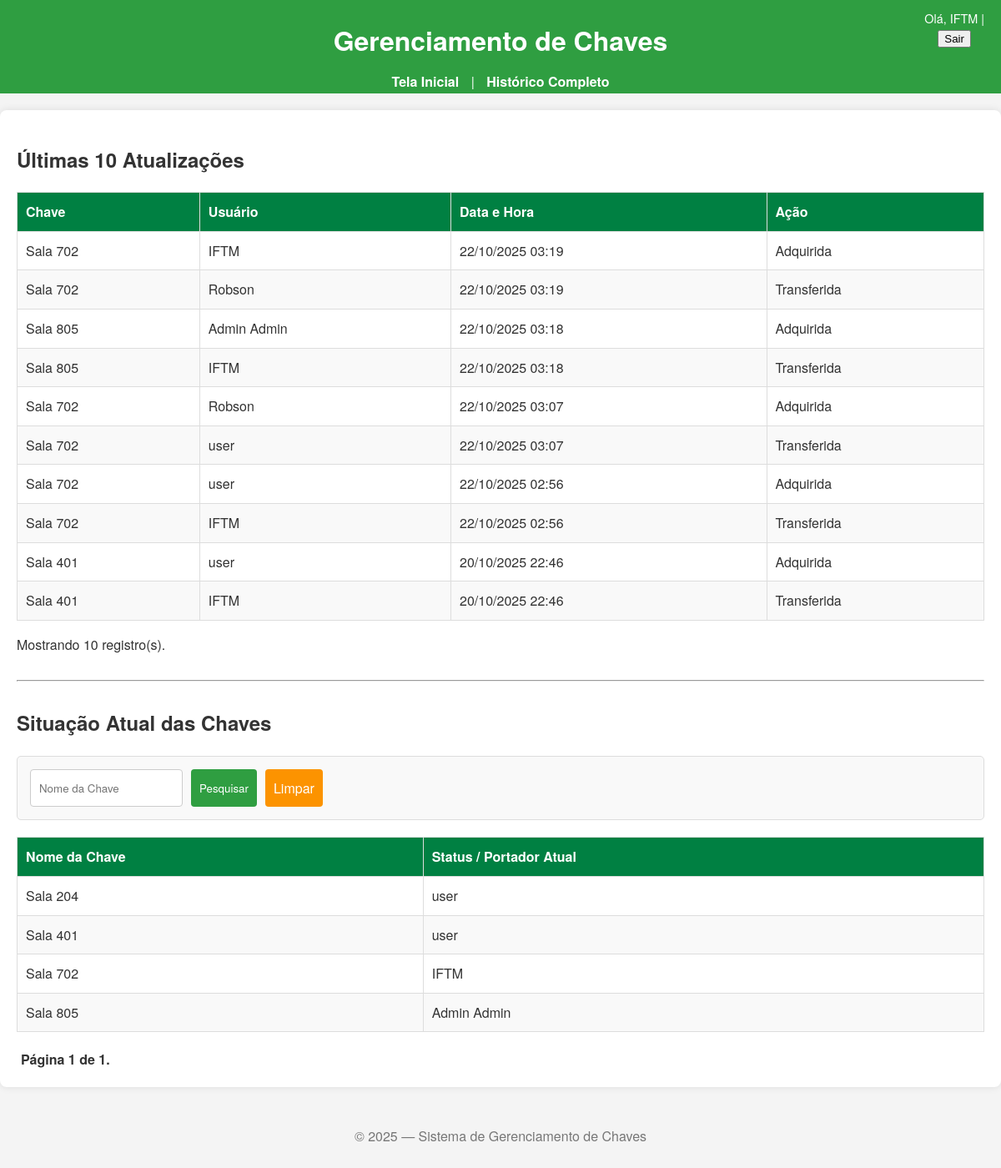
/ (signed in), run on the app's committed database.
### principal/submodels/usuarioModels.py (models this page shows)
class Usuario(AbstractUser):
    cpf = models.CharField('CPF', max_length=15, unique=True, help_text='CPF do servidor.')
    contato = models.CharField('Contato', max_length=15, help_text='Telefone de contato do servidor.')
    groups = models.ManyToManyField(
        Group,
        verbose_name='grupos',
        blank=True,
        help_text='Os grupos a que este usuário pertence. Um usuário terá todas as permissões concedidas a cada um dos seus grupos.',
        related_name="usuario_set",    # Nome personalizado para a relação reversa
        related_query_name="usuario",  # Nome para consultas reversas
    )
    user_permissions = models.ManyToManyField(
        'auth.Permission',
        verbose_name='permissões do usuário',
        blank=True,
        help_text='Permissões específicas para este usuário.',
        related_name="usuario_set",    # Nome personalizado para a relação reversa
        related_query_name="usuario",  # Nome para consultas reversas
    )
    def __str__(self):
        return self.get_full_name() or self.username

### principal/submodels/emprestimoModels.py (models this page shows, shortened)
class HistoricoEmprestimo(models.Model):
    ACAO_CHOICES = [
        ('adquirida', 'Adquirida'),
        ('devolucao', 'Devolução'),
        ('transferida', 'Transferida'),
    ]
    chave = models.ForeignKey(
        Chave,
        on_delete=models.SET_NULL, # Preserva o histórico se a chave for deletada
        null=True, # Permite que o campo 'chave' fique nulo
        related_name='historico',
        verbose_name='Chave Transacionada'
    )
    usuario = models.ForeignKey(
        Usuario,
        on_delete=models.SET_NULL,
        null=True,
        verbose_name='Usuário Responsável'
    )
    data_hora = models.DateTimeField('Data e Hora da Ação', auto_now_add=True)
    acao = models.CharField('Ação Realizada', max_length=20, choices=ACAO_CHOICES)
    class Meta:
        verbose_name = 'Histórico de Empréstimo'
        verbose_name_plural = 'Históricos de Empréstimos'
        ordering = ['-data_hora']  # Ordena do mais recente para o mais antigo

### principal/submodels/chaveModels.py (models this page shows, shortened)
class Chave(models.Model):
    STATUS_CHOICES = [
        ('disponivel', 'Disponível'),
        ('em_uso', 'Em Uso'),
    ]
    nome = models.CharField('Nome da Chave', max_length=100, unique=True, help_text='Ex: Laboratório de Redes, Sala 203.')
    descricao = models.TextField('Descrição', blank=True, help_text='Informações adicionais sobre a chave ou o local.')
    status = models.CharField(
        'Status Atual',
        max_length=20,
        choices=STATUS_CHOICES,
        default='disponivel'
    )
    portador_atual = models.ForeignKey(
        Usuario,
        on_delete=models.SET_NULL,
        null=True,
        blank=True,
        related_name='chaves_em_posse',
        verbose_name='Portador Atual'
    )
    grupo_permissao = models.ForeignKey(
        Group,
        on_delete=models.SET_NULL,
        null=True,
        blank=True,
        verbose_name='Grupo com Permissão',
        help_text='Se definido, apenas usuários deste grupo podem retirar esta chave.'
    )
    excluido = models.BooleanField(
        'Excluído (Logicamente)',
        default=False,
        help_text='Se marcado, a chave não aparecerá para novos empréstimos, mas será mantida no histórico.'
    )
    class Meta:
        verbose_name = 'Chave'
        verbose_name_plural = 'Chaves'

### principal/views.py (the view)
# urls.py: path('', views.index, name='index'),
@login_required
def index(request):
    queryset = Chave.objects.select_related('portador_atual').filter(excluido=False).order_by('nome')
    chave_nome = request.GET.get('chave_nome')
    if chave_nome:
        queryset = queryset.filter(nome__icontains=chave_nome)
    paginador = Paginator(queryset, 20)
    pagina_num = request.GET.get('page')
    page_obj = paginador.get_page(pagina_num)
    contexto = {
        'page_obj': page_obj,
        'chaves_list': page_obj.object_list
    }
    if request.user.is_staff:
        ultimos_emprestimos = HistoricoEmprestimo.objects.select_related(
            'chave', 'usuario'
        ).order_by('-data_hora')[:10]
        contexto['ultimos_10_emprestimos'] = ultimos_emprestimos
    return render(request, 'index.html', contexto)

### principal/templates/index.html (shortened to what this page needs)
{% extends 'base.html' %}
{% load static %}
{% block content %}
    {% if user.is_staff and ultimos_10_emprestimos %}
        <h2>Últimas 10 Atualizações  </h2>
        <div id="lista-emprestimos-staff" style="margin-bottom: 30px;">
            {% include 'historico/_lista_emprestimos.html' with emprestimos_list=ultimos_10_emprestimos %}
        </div>
        <hr style="margin-bottom: 30px;">
    {% endif %}
    <h2>Situação Atual das Chaves</h2>
    <form method="GET" action="{% url 'index' %}" class="form-filtro">
        <input type="text" name="chave_nome" placeholder="Nome da Chave" value="{{ request.GET.chave_nome }}">
        <button type="submit">Pesquisar</button>
        <a href="{% url 'index' %}" class="btn-limpar">Limpar</a>
    </form>
    <table class="tabela-emprestimos">
        <thead>
            <tr>
                <th>Nome da Chave</th>
                <th>Status / Portador Atual</th>
            </tr>
        </thead>
        <tbody>
            {% for chave in page_obj.object_list %}
                <tr>
                    <td>{{ chave.nome }}</td>
                    <td>
                        {% if chave.status == 'disponivel' %}
                            <span style="color: #2f9e41; font-weight: bold;">Disponível</span>
                        {% else %}
                            {{ chave.portador_atual|default:"Em uso (Indefinido)" }}
                        {% endif %}
                    </td>
                </tr>
            {% empty %}
                <tr>
                    <td colspan="2">Nenhuma chave encontrada com os critérios de pesquisa.</td>
                </tr>
            {% endfor %}
        </tbody>
    </table>
    <div class="pagination">
        <span class="step-links">
            <span class="current">
                Página {{ page_obj.number }} de {{ page_obj.paginator.num_pages }}.
            </span>
        </span>
    </div>
{% endblock %}

### principal/templates/base.html (shortened to what this page needs)
{% load static %}
<!doctype html>
<html lang="pt-BR">
<head>
    <link rel="stylesheet" href="{% static 'styles/style.css' %}">
</head>
<body>
    <header>
        <h1>Gerenciamento de Chaves</h1>
        <nav>
            <a href="{% url 'index' %}">Tela Inicial</a>
            {% if user.is_staff %}
                | <a href="{% url 'historico_list' %}">Histórico Completo</a>
            {% endif %}
        </nav>
        {% if user.is_authenticated %}
        <div class="user-info">
            <span>Olá, {{ user|default:"Usuário" }}</span> |
            <form method="post" action="{% url 'logout' %}" class="form-logout">
                <button type="submit" class="btn-logout">Sair</button>
            </form>
        </div>
        {% endif %}
    </header>
    <main>
        {% block content %}
        {% endblock %}
    </main>
    <footer>
        <p>© {% now "Y" %} — Sistema de Gerenciamento de Chaves</p>
    </footer>
</body>
</html>

### principal/templates/historico/_lista_emprestimos.html
<table class="tabela-emprestimos">
    <thead>
        <tr>
            <th>Chave</th>
            <th>Usuário</th>
            <th>Data e Hora</th>
            <th>Ação</th>
        </tr>
    </thead>
    <tbody>
        {% for emprestimo in emprestimos_list %}
            <tr>
                <td>{{ emprestimo.chave.nome|default:"[Chave Excluída]" }}</td>
                <td>{{ emprestimo.usuario|default:"[Usuário Excluído]" }}</td>
                <td>{{ emprestimo.data_hora|date:"d/m/Y H:i" }}</td>
                <td>{{ emprestimo.get_acao_display }}</td>
            </tr>
        {% empty %}
            <tr>
                <td colspan="4">Nenhum registro encontrado.</td>
            </tr>
        {% endfor %}
    </tbody>
</table>
{% if emprestimos_list.count > 0 %}
<p>Mostrando {{ emprestimos_list.count }} registro(s).</p>
{% endif %}

### principal/static/styles/style.css (style rules this page uses)
body { font-family: "Helvetica Neue", Helvetica, Arial, sans-serif; margin: 0; padding: 0; background-color: #f4f4f4; color: #333; line-height: 1.6; overflow-y: scroll; }
header { background-color: #2f9e41; color: #fff; padding: 1rem; text-align: center; height: 80px; display: flex; flex-direction: column; align-items: center; justify-content: center; }
header h1 { margin-bottom: 5px; }
header nav { margin-top: 5px; }
header nav a { color: #fff; text-decoration: none; margin: 0 10px; font-weight: bold; }
main { max-width: 1200px; margin: 20px auto; padding: 20px; background: #fff; border-radius: 8px; box-shadow: 0 0 10px rgba(0,0,0,0.1); }
footer { text-align: center; margin-top: 20px; padding: 10px; color: #777; font-family: "Helvetica Neue", Helvetica, Arial, sans-serif; }
.tabela-emprestimos { width: 100%; border-collapse: collapse; margin-top: 20px; }
.tabela-emprestimos th, .tabela-emprestimos td { border: 1px solid #ddd; padding: 10px; text-align: left; font-family: "Helvetica Neue", Helvetica, Arial, sans-serif; }
.tabela-emprestimos th { background-color: #008042; color: white; font-weight: bold; }
.tabela-emprestimos tr:nth-child(even) { background-color: #f9f9f9; }
.form-filtro { margin-bottom: 20px; padding: 15px; background: #f9f9f9; border: 1px solid #ddd; border-radius: 5px; display: flex; flex-wrap: wrap; gap: 10px; font-family: "Helvetica Neue", Helvetica, Arial, sans-serif; }
.form-filtro input, .form-filtro select, .form-filtro button, .form-filtro .btn-limpar { padding: 10px; border: 1px solid #ccc; border-radius: 4px; font-family: "Helvetica Neue", Helvetica, Arial, sans-serif; }
.form-filtro button { background-color: #2f9e41; color: white; cursor: pointer; border: none; }
.form-filtro .btn-limpar { background-color: #fc9300; color: white; cursor: pointer; text-decoration: none; border: none; }
.pagination { margin-top: 20px; font-family: "Helvetica Neue", Helvetica, Arial, sans-serif; }
.pagination .current { font-weight: bold; margin: 0 5px; color: #333; }
header { position: relative; }
.user-info { position: absolute; top: 10px; right: 20px; color: #fff; font-size: 0.9rem; }

### data on the page
Usuario: first_name+last_name+username "IFTM"
HistoricoEmprestimo: chave.nome "Sala 702", usuario "IFTM", data_hora "22/10/2025 03:19", acao "Adquirida"
HistoricoEmprestimo: chave.nome "Sala 702", usuario "Robson", data_hora "22/10/2025 03:19", acao "Transferida"
HistoricoEmprestimo: chave.nome "Sala 805", usuario "Admin Admin", data_hora "22/10/2025 03:18", acao "Adquirida"
HistoricoEmprestimo: chave.nome "Sala 805", usuario "IFTM", data_hora "22/10/2025 03:18", acao "Transferida"
HistoricoEmprestimo: chave.nome "Sala 702", usuario "Robson", data_hora "22/10/2025 03:07", acao "Adquirida"
HistoricoEmprestimo: chave.nome "Sala 702", usuario "user", data_hora "22/10/2025 03:07", acao "Transferida"
HistoricoEmprestimo: chave.nome "Sala 702", usuario "user", data_hora "22/10/2025 02:56", acao "Adquirida"
HistoricoEmprestimo: chave.nome "Sala 702", usuario "IFTM", data_hora "22/10/2025 02:56", acao "Transferida"
HistoricoEmprestimo: chave.nome "Sala 401", usuario "user", data_hora "20/10/2025 22:46", acao "Adquirida"
HistoricoEmprestimo: chave.nome "Sala 401", usuario "IFTM", data_hora "20/10/2025 22:46", acao "Transferida"
Chave: nome "Sala 204", portador_atual "user"
Chave: nome "Sala 401", portador_atual "user"
Chave: nome "Sala 702", portador_atual "IFTM"
Chave: nome "Sala 805", portador_atual "Admin Admin"

### other printed values
{{ emprestimos_list.count }} "10"
{{ page_obj.number }} "1"
{{ page_obj.paginator.num_pages }} "1"
